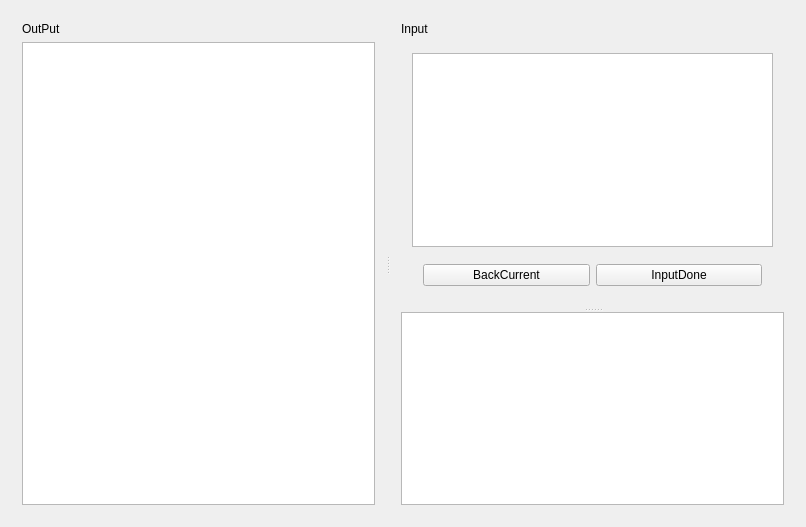
<?xml version="1.0" encoding="UTF-8"?>
<ui version="4.0">
 <class>IOControllerClass</class>
 <widget class="QWidget" name="IOControllerClass">
  <property name="geometry">
   <rect>
    <x>0</x>
    <y>0</y>
    <width>806</width>
    <height>527</height>
   </rect>
  </property>
  <property name="windowTitle">
   <string>IOController</string>
  </property>
  <layout class="QVBoxLayout" name="verticalLayout_4">
   <item>
    <widget class="QSplitter" name="splitter">
     <property name="orientation">
      <enum>Qt::Orientation::Horizontal</enum>
     </property>
     <widget class="QWidget" name="widget" native="true">
      <layout class="QVBoxLayout" name="verticalLayout">
       <item>
        <widget class="QLabel" name="label">
         <property name="text">
          <string>OutPut</string>
         </property>
        </widget>
       </item>
       <item>
        <widget class="QTextEdit" name="output"/>
       </item>
      </layout>
     </widget>
     <widget class="QWidget" name="widget_2" native="true">
      <layout class="QVBoxLayout" name="verticalLayout_2">
       <item>
        <widget class="QLabel" name="label_2">
         <property name="text">
          <string>Input</string>
         </property>
        </widget>
       </item>
       <item>
        <widget class="QSplitter" name="splitter_2">
         <property name="orientation">
          <enum>Qt::Orientation::Vertical</enum>
         </property>
         <widget class="QWidget" name="widget_3" native="true">
          <layout class="QVBoxLayout" name="verticalLayout_3">
           <item>
            <widget class="QListView" name="inputHistory"/>
           </item>
           <item>
            <widget class="QWidget" name="widget_4" native="true">
             <layout class="QHBoxLayout" name="horizontalLayout">
              <item>
               <widget class="QPushButton" name="backCurrentInput">
                <property name="text">
                 <string>BackCurrent</string>
                </property>
               </widget>
              </item>
              <item>
               <widget class="QPushButton" name="finishCurrentInput">
                <property name="text">
                 <string>InputDone</string>
                </property>
               </widget>
              </item>
             </layout>
            </widget>
           </item>
          </layout>
         </widget>
         <widget class="QTextEdit" name="currentInputEditor"/>
        </widget>
       </item>
      </layout>
     </widget>
    </widget>
   </item>
  </layout>
 </widget>
 <layoutdefault spacing="6" margin="11"/>
 <resources/>
 <connections/>
</ui>
